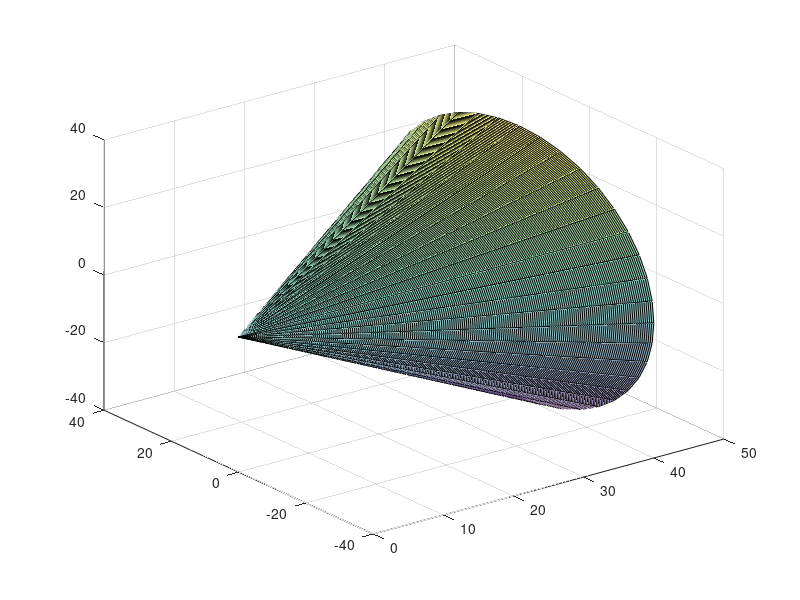

Write MATLAB code to recreate this figure. (Note: this script raises an error after producing the figure.)
% hold on
% [X, Y] = meshgrid(0:0.1:50, -30:30);
% Z_1 = sqrt(X.^2.*tan(theta)^2 - Y.^2);
% Z_2 = -Z_1;
% surf(X, Y, Z_1);
% surf(X, Y, Z_2);

close all
phi = pi/4;
a = -pi:.05*pi:pi;
r = 0: 0.2: 40;
[A, R] = meshgrid(a, r);%xoy平面上的极坐标
X = R.* cos(A);
Y = R.* sin(A);
Z = cot(phi) * sqrt(X.^2 + Y.^2);
s = surf(Z, Y, X, 'FaceAlpha',0.5);
s.EdgeColor = 'none';
hold on
p = plot3(out.r(:,1),out.r(:,2), out.r(:,3),'Color','r');
p.LineWidth = 3;
r_out = out.r;
plot3(r_out(1,1),r_out(1,2), r_out(1,3), '-o', 'Color','b', 'MarkerSize', 5, 'MarkerFaceColor','#D9FFFF');
plot3(r_out(end,1),r_out(end,2), r_out(end,3), '-o', 'Color','b', 'MarkerSize', 5, 'MarkerFaceColor','#D9FFFF');